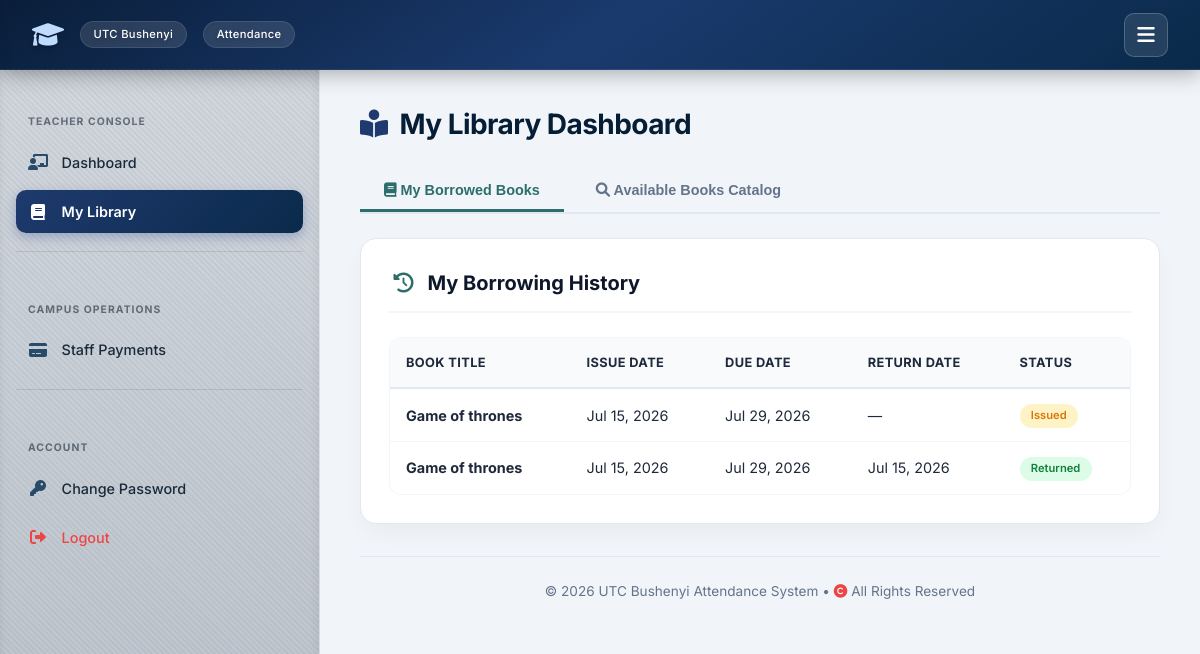
/library/reader/ (signed in), run on the app's committed database.
### attendance/models.py (models this page shows, shortened)
class LibraryRecord(models.Model):
    STATUS_CHOICES = [
        ('ISSUED', 'Issued / Outstanding'),
        ('RETURNED', 'Returned & Verified'),
    ]
    student = models.ForeignKey(
        'StudentProfile',
        on_delete=models.CASCADE,
        null=True,
        blank=True,
        related_name='library_records',
        help_text="Student borrower (leave blank if borrowing is for a teacher)"
    )
    teacher = models.ForeignKey(
        'TeacherProfile',
        on_delete=models.CASCADE,
        null=True,
        blank=True,
        related_name='library_records',
        help_text="Teacher borrower (leave blank if borrowing is for a student)"
    )
    book = models.ForeignKey(
        Book,
        on_delete=models.CASCADE,
        related_name='records',
        null=True, # Nullable for smooth migrations on database updates
        help_text="The book being issued"
    )
    issue_date = models.DateField(default=timezone.now)
    due_date = models.DateField(help_text="The deadline date for returning the resource")
    return_date = models.DateField(null=True, blank=True, help_text="The exact day the book was returned")
    status = models.CharField(max_length=20, choices=STATUS_CHOICES, default='ISSUED')
    remarks = models.TextField(blank=True, null=True, help_text="Notes such as damage reports, late fees, etc.")

class Book(models.Model):
    title = models.CharField(max_length=255, unique=True, help_text="The official title of the resource book")
    author = models.CharField(max_length=255, blank=True, null=True, help_text="Author(s) of the book")
    isbn = models.CharField(max_length=50, blank=True, null=True, unique=True, help_text="International Standard Book Number")
    total_copies = models.PositiveIntegerField(default=1, help_text="Total copies owned by the school")
    available_copies = models.PositiveIntegerField(default=1, help_text="Currently available copies on shelves")

### attendance/views_users.py (the view)
# urls.py: path('library/reader/', views_users.library_reader_dashboard, name='library_reader_dashboard'),
@login_required
def library_reader_dashboard(request):
    if request.user.role not in [User.IS_STUDENT, User.IS_TEACHER]:
        return render(request, 'errors/403.html', status=403)
    profile = None
    borrowed_records = []
    if request.user.role == User.IS_STUDENT:
        try:
            profile = request.user.student_profile
            borrowed_records = LibraryRecord.objects.filter(student=profile).order_by('-issue_date')
        except StudentProfile.DoesNotExist:
            pass
    elif request.user.role == User.IS_TEACHER:
        try:
            profile = request.user.teacher_profile
            borrowed_records = LibraryRecord.objects.filter(teacher=profile).order_by('-issue_date')
        except TeacherProfile.DoesNotExist:
            pass
    all_books = Book.objects.all().order_by('title')
    context = {
        'borrowed_records': borrowed_records,
        'all_books': all_books,
        'profile': profile,
        'role': request.user.role,
    }
    return render(request, 'attendance/library_reader.html', context)

### templates/attendance/library_reader.html (shortened to what this page needs)
{% extends 'attendance/base.html' %}
{% block content %}
<h2><i class="fas fa-book-reader"></i> My Library Dashboard</h2>
<div class="tab-nav">
    <button class="tab-btn active" onclick="switchTab('borrowed-tab')">
        <i class="fas fa-book"></i> My Borrowed Books
    </button>
    <button class="tab-btn" onclick="switchTab('catalog-tab')">
        <i class="fas fa-search"></i> Available Books Catalog
    </button>
</div>
<div id="borrowed-tab" class="tab-pane active">
    <div class="card">
        <div class="card-title"><i class="fas fa-history"></i> My Borrowing History</div>
        <div class="table-responsive">
            <table class="table">
                <thead>
                    <tr>
                        <th>Book Title</th>
                        <th>Issue Date</th>
                        <th>Due Date</th>
                        <th>Return Date</th>
                        <th>Status</th>
                    </tr>
                </thead>
                <tbody>
                    {% for record in borrowed_records %}
                    <tr>
                        <td><strong>{{ record.book.title }}</strong></td>
                        <td>{{ record.issue_date|date:"M d, Y" }}</td>
                        <td>{{ record.due_date|date:"M d, Y" }}</td>
                        <td>
                            {% if record.return_date %}
                                {{ record.return_date|date:"M d, Y" }}
                            {% else %}
                                <span class="text-muted">—</span>
                            {% endif %}
                        </td>
                        <td>
                            {% if record.status == 'ISSUED' %}
                                <span class="badge badge-warning">Issued</span>
                            {% else %}
                                <span class="badge badge-success">Returned</span>
                            {% endif %}
                        </td>
                    </tr>
                    {% endfor %}
                </tbody>
            </table>
        </div>
    </div>
</div>
{% endblock %}

### static/style.css (style rules this page uses)
:root { --primary: #0f3b3e; --primary-dark: #0c4e6d ; --primary-light: #e6f4f1; --secondary: #2c6e6b; --accent: #3b82f6; --success: #10b981; --success-light: #d1fae5; --danger: #ef4444; --danger-light: #fee2e2; --warning: #f59e0b; --warning-light: #fef3c7; --info: #3b82f6; --info-light: #dbeafe; --bg-main: #f1f5f9; --surface: #ffffff; --surface-hover: #f8fafc; --text-main: #0f172a; --text-muted: #64748b; --border: #e2e8f0; --shadow-sm: 0 1px 3px rgba(0,0,0,0.06); --shadow: 0 4px 12px rgba(0,0,0,0.08); --shadow-lg: 0 10px 30px rgba(0,0,0,0.12); --radius: 16px; --radius-sm: 10px; --transition: all 0.25s cubic-bezier(0.4, 0, 0.2, 1); --font: 'Inter', -apple-system, BlinkMacSystemFont, 'Segoe UI', Roboto, Helvetica, Arial, sans-serif; --nav-height: 70px; --sidebar-width: 320px; }
* { box-sizing: border-box; margin: 0; padding: 0; }
body { font-family: var(--font); background: var(--bg-main); color: var(--text-main); line-height: 1.6; min-height: 100vh; display: flex; flex-direction: column; }
.card { background: var(--surface); border-radius: var(--radius); padding: 2rem; box-shadow: var(--shadow); border: 1px solid var(--border); transition: var(--transition); }
h2 { font-size: 1.75rem; font-weight: 700; color: var(--primary-dark); margin-bottom: 1.5rem; letter-spacing: -0.02em; display: flex; align-items: center; gap: 0.75rem; }
h2 i { color: var(--secondary); }
table { width: 100%; border-collapse: collapse; font-size: 0.95rem; }
th, td { padding: 0.9rem 1.2rem; text-align: left; border-bottom: 1px solid var(--border); }
th { background: #f8fafc; font-weight: 600; color: var(--text-muted); text-transform: uppercase; font-size: 0.7rem; letter-spacing: 0.05em; }
tr:last-child td { border-bottom: none; }
tbody tr { transition: var(--transition); }

### templates/attendance/base.html (style rules this page uses)
:root { --primary: #0a2a4a; --primary-dark: #061e35; --primary-light: #e6eff9; --secondary: #1e3a6e; --accent: #3b82f6; --success: #3b82f6; --success-light: #dbeafe; --danger: #ef4444; --danger-light: #fee2e2; --warning: #f59e0b; --warning-light: #fef3c7; --info: #3b82f6; --info-light: #dbeafe; --bg-main: #f1f5f9; --surface: #ffffff; --surface-hover: #f8fafc; --text-main: #1e293b; --text-muted: #64748b; --border: #e2e8f0; --shadow-sm: 0 1px 3px rgba(0,0,0,0.06); --shadow: 0 4px 12px rgba(0,0,0,0.08); --shadow-lg: 0 10px 30px rgba(0,0,0,0.12); --radius: 16px; --radius-sm: 10px; --transition: all 0.25s cubic-bezier(0.4, 0, 0.2, 1); --font: 'Inter', -apple-system, BlinkMacSystemFont, 'Segoe UI', Roboto, Helvetica, Arial, sans-serif; --nav-height: 70px; --sidebar-width: 320px; }
* { box-sizing: border-box; margin: 0; padding: 0; }
body { font-family: var(--font); background: var(--bg-main); color: var(--text-main); line-height: 1.6; min-height: 100vh; display: flex; flex-direction: column; }
.card { background: var(--surface); border-radius: var(--radius); padding: 2rem; box-shadow: var(--shadow); border: 1px solid var(--border); transition: var(--transition); }
h2 { font-size: 1.75rem; font-weight: 700; color: var(--primary-dark); margin-bottom: 1.5rem; letter-spacing: -0.02em; display: flex; align-items: center; gap: 0.75rem; }
h2 i { color: var(--secondary); }
table { width: 100%; border-collapse: collapse; font-size: 0.95rem; }
th, td { padding: 0.9rem 1.2rem; text-align: left; border-bottom: 1px solid var(--border); }
th { background: #f8fafc; font-weight: 600; color: var(--text-muted); text-transform: uppercase; font-size: 0.7rem; letter-spacing: 0.05em; }

### data on the page
LibraryRecord: book "Game of thrones", issue_date "Jul 15, 2026", due_date "Jul 29, 2026", status "Issued"
LibraryRecord: book "Game of thrones", issue_date "Jul 15, 2026", due_date "Jul 29, 2026", return_date "Jul 15, 2026", status "Returned"
